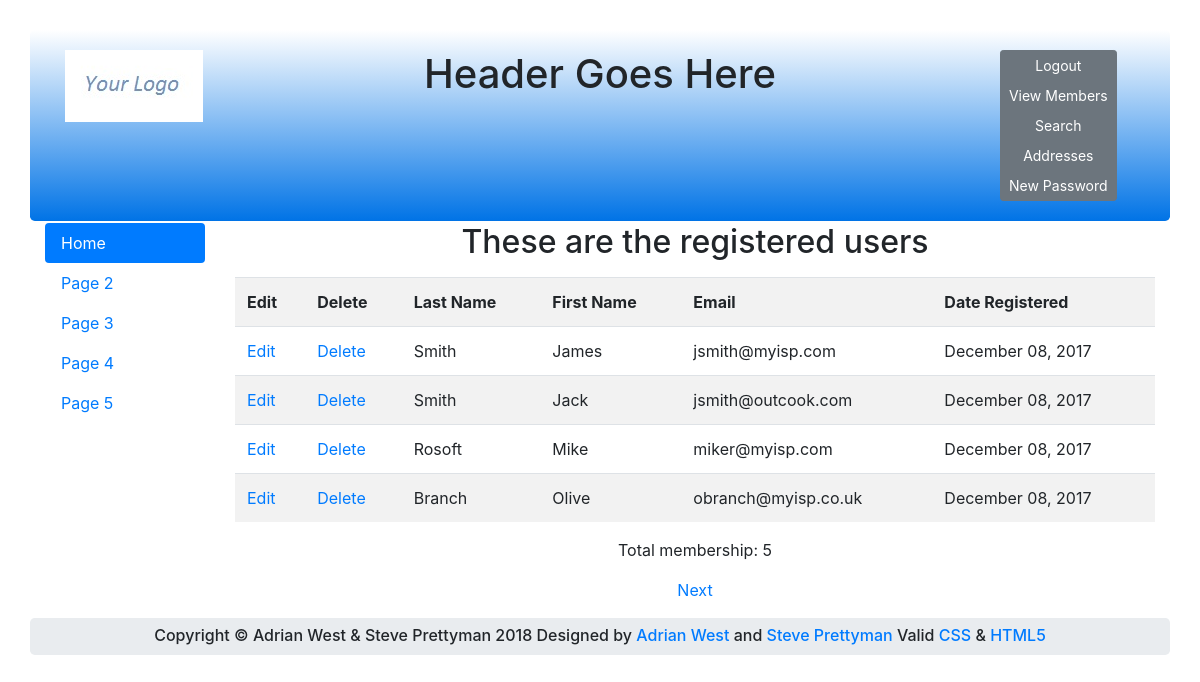
Screenshot of /admin_view_users.php with the database file from the repository.
### tables this page shows
CREATE TABLE `users` (
  `userid` mediumint(6) UNSIGNED NOT NULL,
  `first_name` varchar(30) NOT NULL,
  `last_name` varchar(40) NOT NULL,
  `email` varchar(50) NOT NULL,
  `password` char(60) NOT NULL,
  `registration_date` datetime NOT NULL,
  `user_level` tinyint(1) NOT NULL,
  `address1` varchar(50) NOT NULL,
  `address2` varchar(50) DEFAULT NULL,
  `city` varchar(50) NOT NULL,
  `state_country` char(25) NOT NULL,
  `zcode_pcode` char(10) NOT NULL,
  `phone` char(15) DEFAULT NULL,
  `paid` enum('No','Yes') NOT NULL,
  `class` char(20) NOT NULL
);

### process_admin_view_users.php (the view, shortened to what this page needs)
<?php
try {
require('mysqli_connect.php');
$pagerows = 4;
if ((isset($_GET['p']) && is_numeric($_GET['p']))) {
$pages = htmlspecialchars($_GET['p'], ENT_QUOTES);
}else{
$q = "SELECT COUNT(userid) FROM users";
$result = mysqli_query ($dbcon, $q);
$row = mysqli_fetch_array ($result, MYSQLI_NUM);
$records = htmlspecialchars($row[0], ENT_QUOTES);
if ($records > $pagerows){
$pages = ceil ($records/$pagerows);
}else{
$pages = 1;
}
}
if ((isset($_GET['s'])) &&( is_numeric($_GET['s'])))
{
$start = htmlspecialchars($_GET['s'], ENT_QUOTES);
}else{
$start = 0;
}
$query = "SELECT last_name, first_name, email, ";
$query .= "DATE_FORMAT(registration_date, '%M %d, %Y')";
$query .=" AS regdat, userid FROM users ORDER BY registration_date ASC";
$query .=" LIMIT ?, ?";
$q = mysqli_stmt_init($dbcon);
mysqli_stmt_prepare($q, $query);
mysqli_stmt_bind_param($q, "ii", $start, $pagerows);
mysqli_stmt_execute($q);
$result = mysqli_stmt_get_result($q);
if ($result) {
echo '<table class="table table-striped">
<tr>
<th scope="col">Edit</th>
<th scope="col">Delete</th>
<th scope="col">Last Name</th>
<th scope="col">First Name</th>
<th scope="col">Email</th>
<th scope="col">Date Registered</th>
</tr>';
while ($row = mysqli_fetch_array($result, MYSQLI_ASSOC)) {
	$user_id = htmlspecialchars($row['userid'], ENT_QUOTES);
	$last_name = htmlspecialchars($row['last_name'], ENT_QUOTES);
	$first_name = htmlspecialchars($row['first_name'], ENT_QUOTES);
	$email = htmlspecialchars($row['email'], ENT_QUOTES);
	$registration_date = htmlspecialchars($row['regdat'], ENT_QUOTES);
	echo '<tr>
	<td><a href="edit_user.php?id=' . $user_id . '">Edit</a></td>
	<td><a href="delete_user.php?id=' . $user_id . '">Delete</a></td>
	<td>' . $last_name . '</td>
	<td>' . $first_name . '</td>
	<td>' . $email . '</td>
	<td>' . $registration_date . '</td>
	</tr>';
	}
	echo '</table>';
}
else {
echo '<p class="text-center">The current users could not be retrieved. We apologize';
echo ' for any inconvenience.</p>';
exit;
}
$q = "SELECT COUNT(userid) FROM users";
$result = mysqli_query ($dbcon, $q);
$row = mysqli_fetch_array ($result, MYSQLI_NUM);
$members = htmlspecialchars($row[0], ENT_QUOTES);
$echostring = "<p class='text-center'>Total membership: $members </p>";
$echostring .= "<p class='text-center'>";
if ($pages > 1) {
$current_page = ($start/$pagerows) + 1;
if ($current_page != $pages) {
$echostring .= ' <a href="admin_view_users.php?s=' . ($start + $pagerows) .
'&p=' . $pages . '">Next</a> ';
}
$echostring .= '</p>';
echo $echostring;
}
}
catch(Exception $e)
   {
     print "The system is busy please try later";
   }
   catch(Error $e)
   {
      print "The system is busy please try again later.";
   }
?>

### rows the page displays
users: last_name "Smith", first_name "James", email "jsmith@myisp.com", registration_date "December 08, 2017"
users: last_name "Smith", first_name "Jack", email "jsmith@outcook.com", registration_date "December 08, 2017"
users: last_name "Rosoft", first_name "Mike", email "miker@myisp.com", registration_date "December 08, 2017"
users: last_name "Branch", first_name "Olive", email "obranch@myisp.co.uk", registration_date "December 08, 2017"

### other values shown
$members "5"
